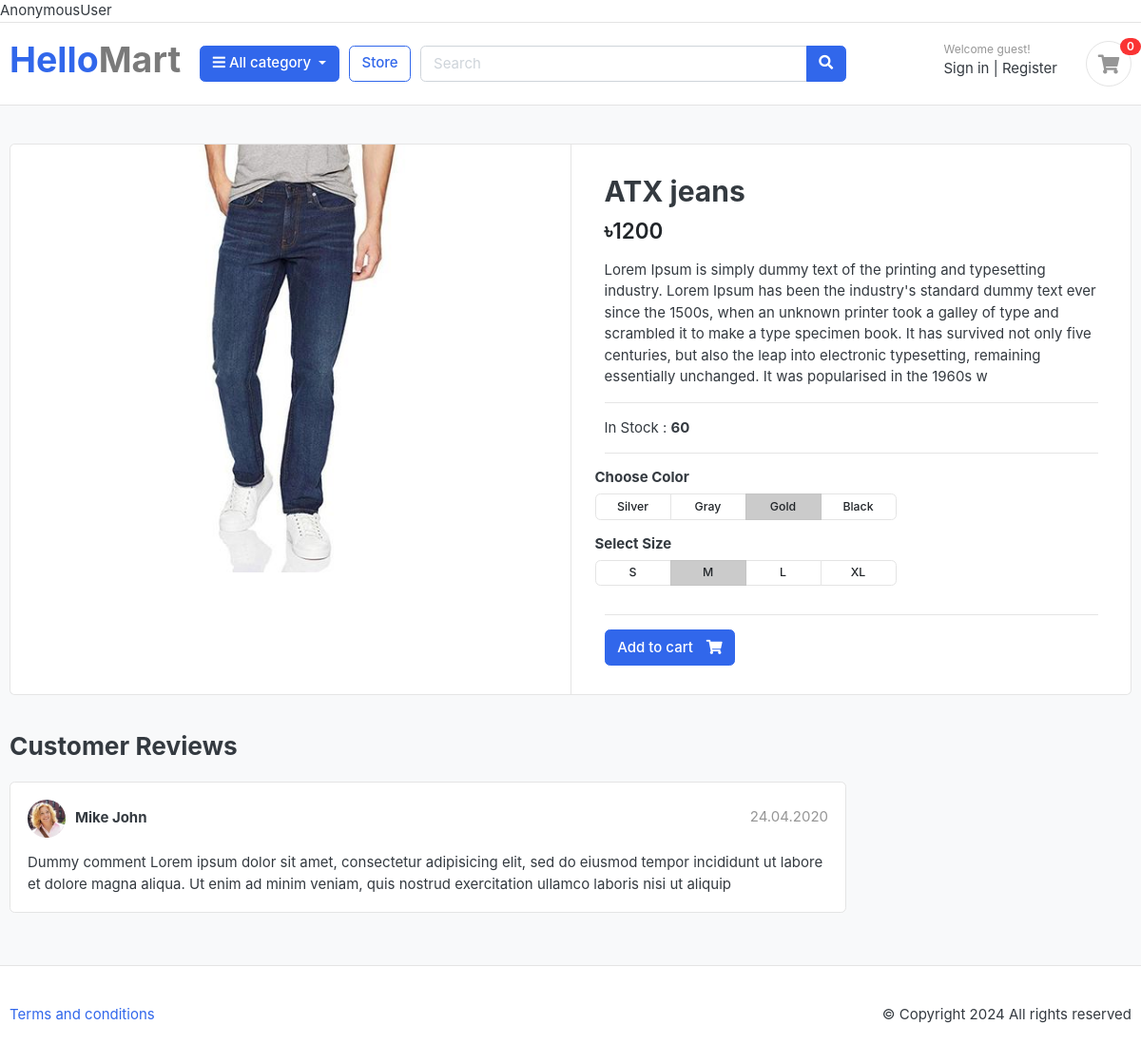
/store/pant/atx-jeans/, run on the app's committed database.
### store/models.py (models this page shows)
class Product(models.Model):
    product_name = models.CharField(max_length=100, unique = True)
    slug = models.SlugField(max_length = 200, unique = True)
    description = models.TextField(max_length = 400, blank = True)
    price = models.IntegerField()
    image = models.ImageField(upload_to='photos/products')
    stock = models.IntegerField()
    is_available = models.BooleanField(default = True)
    category = models.ForeignKey(Category, on_delete=models.CASCADE)
    created_date = models.DateTimeField(auto_now_add = True)
    modified_date = models.DateTimeField(auto_now = True)
    def __str__(self) -> str:
        return self.product_name

### store/views.py (the view)
# urls.py: path('<slug:category_slug>/<slug:product_slug>/', views.productDetail, name='product_detail'),
def productDetail(request, category_slug, product_slug):
    single_product = Product.objects.get(slug = product_slug, category__slug = category_slug)
    print(single_product)
    return render(request, 'store/product-detail.html', {'product' : single_product})

### store/templates/store/product-detail.html (shortened to what this page needs)
{% extends "base.html" %}
{% load static %}
{% block body %}
<section class="section-content padding-y bg">
	<div class="container">
	<div class="card">
		<div class="row no-gutters">
			<aside class="col-md-6">
	<article class="gallery-wrap">
		<div class="img-big-wrap">
		   <a href="#"><img src="{{product.image.url}}"></a>
		</div>
	</article>
			</aside>
			<main class="col-md-6 border-left">
	<article class="content-body">
	<h2 class="title">{{product.product_name}} </h2>
	<div class="mb-3">
		<var class="price h4">৳{{product.price}} </var>
	</div>
	<p>{{product.description}} </p>
	<hr>
	<p>
		In Stock : <b>{{product.stock}} </b>
	</p>
	<hr>
		<div class="row">
			<div class="item-option-select">
				<h6>Choose Color</h6>
				<div class="btn-group btn-group-sm btn-group-toggle" data-toggle="buttons">
				  <label class="btn btn-light">
					<input type="radio" name="radio_color"> Silver
				  </label>
				  <label class="btn btn-light">
					<input type="radio" name="radio_color" > Gray
				  </label>
				  <label class="btn btn-light active">
					<input type="radio" name="radio_color checked"> Gold
				  </label>
				  <label class="btn btn-light">
					<input type="radio" name="radio_color"> Black
				  </label>
				</div>
			</div>
		</div>
		<div class="row">
			<div class="item-option-select">
				<h6>Select Size</h6>
				<div class="btn-group btn-group-sm btn-group-toggle" data-toggle="buttons">
				  <label class="btn btn-light">
					<input type="radio" name="radio_color"> S
				  </label>
				  <label class="btn btn-light active">
					<input type="radio" name="radio_color" checked> M
				  </label>
				  <label class="btn btn-light">
					<input type="radio" name="radio_color"> L
				  </label>
				  <label class="btn btn-light">
					<input type="radio" name="radio_color"> XL
				  </label>
				</div>
			</div>
		</div>
		<hr>
		<form method="post">
			<a href="{% url "add_cart" product.id %}" class="btn  btn-primary"> <span class="text">Add to cart</span> <i class="fas fa-shopping-cart"></i>  </a>
		</form>
	</article>
			</main>
		</div>
	</div>
	<br>
	<div class="row">
				<div class="col-md-9">
		<header class="section-heading">
			<h3>Customer Reviews </h3>
		</header>
		<article class="box mb-3">
			<div class="icontext w-100">
				<img src="./images/avatars/avatar1.jpg" class="img-xs icon rounded-circle">
				<div class="text">
					<span class="date text-muted float-md-right">24.04.2020 </span>
					<h6 class="mb-1">Mike John </h6>
				</div>
			</div>
			<div class="mt-3">
				<p>
					Dummy comment Lorem ipsum dolor sit amet, consectetur adipisicing elit, sed do eiusmod
					tempor incididunt ut labore et dolore magna aliqua. Ut enim ad minim veniam,
					quis nostrud exercitation ullamco laboris nisi ut aliquip
				</p>
			</div>
		</article>
		</div>
	</div>
	</div>
	</section>
{% endblock body %}

### static/css/ui.css (style rules this page uses)
html { font-family: "Inter", sans-serif; font-size: 15px; }
.content-body { flex: 1 1 auto; padding: 2rem 2.3rem; }
.img-xs, .img-sm, .img-md, .img-lg { -o-object-fit: cover; object-fit: cover; flex-shrink: 0; flex-grow: 0; }
.img-xs { width: 40px; height: 40px; }
.padding-y { padding-top: 40px; padding-bottom: 40px; }
var { font-style: normal; }
article:after, .form-group:after { display: block; clear: both; content: ""; }
.bg { background-color: #f8f9fa; }
.section-heading { margin-bottom: 20px; margin-top: 15px; }
p:last-child { margin-bottom: 0; }
.btn-light { background-color: #fff; border-color: #e4e4e4; }
.btn .text + i { margin-left: 10px; }
.icontext { display: inline-flex; align-items: center; vertical-align: middle; }
.icontext .text { width: 100%; line-height: 1.2; }
.icontext .icon { position: relative; margin-right: 10px; flex-shrink: 0; flex-grow: 0; }
.price { font-weight: 600; color: #212529; }
.box { padding: 18px; background: #fff; border-radius: 0.37rem; border: 1px solid #e4e4e4; }
.box img { max-width: 100%; }
.gallery-wrap .img-big-wrap { margin-bottom: 10px; border-radius: 0.37rem; overflow: hidden; background-color: #fff; }
.gallery-wrap .img-big-wrap a { text-align: center; display: block; }
.gallery-wrap .img-big-wrap img { height: 450px; width: auto; display: inline-block; }
.item-option-select { margin-bottom: 1rem; display: inline-block; margin-right: 15px; }
.item-option-select .btn { min-width: 80px; }

### data on the page
Product: image (picture), product_name "ATX jeans", price "1200", description "Lorem Ipsum is simply dummy text of the printing and typesetting industry. Lorem Ipsum has been the industry's standard dummy text ever since the 1500s, when an unknown printer took a galley of type and scrambled it to make a type specimen book. It has survived not only five centuries, but also the leap into electronic typesetting, remaining essentially unchanged. It was popularised in the 1960s w", stock "60"

### other printed values
{{ request.user }} "AnonymousUser"
